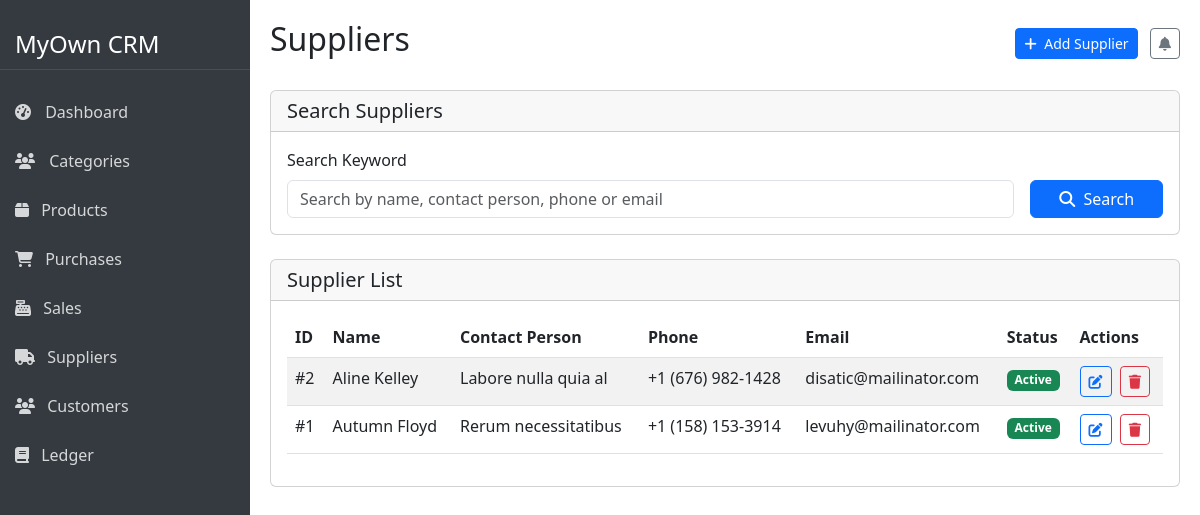
Page /suppliers/suppliers.php on the committed database.
### tables this page shows
CREATE TABLE `suppliers` (
  `id` int(11) NOT NULL,
  `name` varchar(100) NOT NULL,
  `contact_person` varchar(100) DEFAULT NULL,
  `phone` varchar(20) DEFAULT NULL,
  `email` varchar(100) DEFAULT NULL,
  `address` text DEFAULT NULL,
  `status` tinyint(1) DEFAULT 1,
  `created_at` timestamp NOT NULL DEFAULT current_timestamp()
);

### database/database.php (called while the page is built, shortened)
<?php
class Database {
    protected $host = 'localhost';
    protected $user = 'root';
    protected $password = '';
    protected $dbname = 'oop-project';
    public $con = null;
    public function __construct(){
        if($this->con == null){
            $this->con = mysqli_connect($this->host,$this->user,$this->password,$this->dbname);
        }
    }
}
?>

### suppliers/supplier.class.php (called while the page is built, shortened)
<?php
require_once ROOT_PATH . 'database/database.php';
class Supplier extends Database {
    private $table = 'suppliers';
    public function getAll($page = 1, $perPage = 10) {
        $offset = ($page - 1) * $perPage;
        $sql = "SELECT * FROM {$this->table} ORDER BY id DESC LIMIT {$offset}, {$perPage}";
        $result = $this->con->query($sql);
        $suppliers = [];
        if ($result->num_rows > 0) {
            while ($row = $result->fetch_assoc()) {
                $suppliers[] = $row;
            }
        }
        return $suppliers;
    }
}
?>

### suppliers/suppliers.php (the view, shortened to what this page needs)
<?php
require_once ROOT_PATH . 'suppliers/supplier.class.php';
$supplierObj = new Supplier();
$perPage = 5;
$page = isset($_GET['page']) ? (int)$_GET['page'] : 1;
$search_keyword = '';
if (isset($_GET['search'])) {
    $search_keyword = $_GET['search_keyword'] ?? '';
    $suppliers = $supplierObj->search($search_keyword, $page, $perPage);
    $totalItems = $supplierObj->countSearch($search_keyword);
} else {
    $suppliers = $supplierObj->getAll($page, $perPage);
}
require ROOT_PATH . 'includes/header.php';
?>
<div class="d-flex">
    <?php
    require ROOT_PATH . 'includes/sidebar.php';
    ?>
    <div class="main-content">
        <div class="d-flex justify-content-between align-items-center mb-4">
            <h2>Suppliers</h2>
            <div>
                <a href="create_supplier.php" class="btn btn-primary btn-sm me-2">
                    <i class="fas fa-plus me-1"></i> Add Supplier
                </a>
                <button class="btn btn-outline-secondary btn-sm">
                    <i class="fas fa-bell"></i>
                </button>
            </div>
        </div>
        <div class="card mb-4">
            <div class="card-header">
                <h5 class="mb-0">Search Suppliers</h5>
            </div>
            <div class="card-body">
                <form action="" method="get" class="row g-3">
                    <div class="col-md-10">
                        <label for="searchKeyword" class="form-label">Search Keyword</label>
                        <input type="text" class="form-control" id="searchKeyword" name="search_keyword" value="<?php echo htmlspecialchars($search_keyword); ?>" placeholder="Search by name, contact person, phone or email">
                    </div>
                    <div class="col-md-2 d-flex align-items-end">
                        <button type="submit" name="search" value="1" class="btn btn-primary w-100">
                            <i class="fas fa-search me-1"></i> Search
                        </button>
                    </div>
                </form>
            </div>
        </div>
        <div class="card mb-4">
            <div class="card-header d-flex justify-content-between align-items-center">
                <h5 class="mb-0">Supplier List</h5>
            </div>
            <div class="card-body">
                <div class="table-responsive">
                    <table class="table table-striped">
                        <thead>
                            <tr>
                                <th>ID</th>
                                <th>Name</th>
                                <th>Contact Person</th>
                                <th>Phone</th>
                                <th>Email</th>
                                <th>Status</th>
                                <th>Actions</th>
                            </tr>
                        </thead>
                        <tbody>
                            <?php if (empty($suppliers)): ?>
                            <tr>
                                <td colspan="7" class="text-center">No suppliers found</td>
                            </tr>
                            <?php else: ?>
                                <?php foreach ($suppliers as $supplier): ?>
                                <tr>
                                    <td>#<?php echo $supplier['id']; ?></td>
                                    <td><?php echo $supplier['name']; ?></td>
                                    <td><?php echo $supplier['contact_person']; ?></td>
                                    <td><?php echo $supplier['phone']; ?></td>
                                    <td><?php echo $supplier['email']; ?></td>
                                    <td>
                                        <?php if ($supplier['status'] == 1): ?>
                                            <span class="badge bg-success">Active</span>
                                        <?php else: ?>
                                            <span class="badge bg-danger">Inactive</span>
                                        <?php endif; ?>
                                    </td>
                                    <td>
                                        <a href="update_supplier.php?id=<?php echo $supplier['id']; ?>" class="btn btn-sm btn-outline-primary me-1"><i class="fas fa-edit"></i></a>
                                        <a href="suppliers.php?delete=<?php echo $supplier['id']; ?>" class="btn btn-sm btn-outline-danger" onclick="return confirm('Are you sure you want to delete this supplier?')"><i class="fas fa-trash"></i></a>
                                    </td>
                                </tr>
                                <?php endforeach; ?>
                            <?php endif; ?>
                        </tbody>
                    </table>
                </div>
            </div>
        </div>
    </div>
</div>
<?php
require ROOT_PATH . 'includes/footer.php';
?>

### includes/header.php (style rules this page uses)
body { overflow-x: hidden; }
.main-content { margin-left: 250px; width: 100%; padding: 20px; transition: all 0.3s; }

### rows in the picture
suppliers: id "2", name "Aline Kelley", contact_person "Labore nulla quia al", phone "+1 (676) 982-1428", email "disatic@mailinator.com", status "Active"
suppliers: id "1", name "Autumn Floyd", contact_person "Rerum necessitatibus", phone "+1 (158) 153-3914", email "levuhy@mailinator.com", status "Active"
